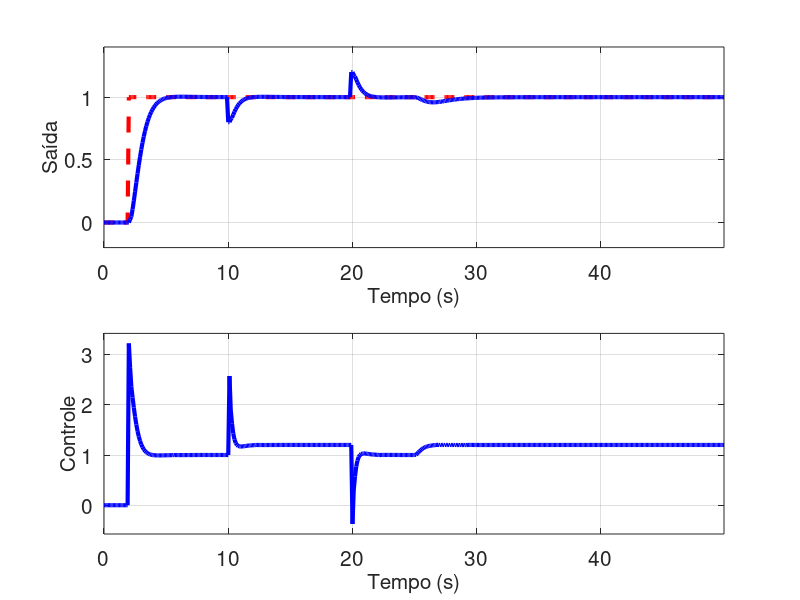
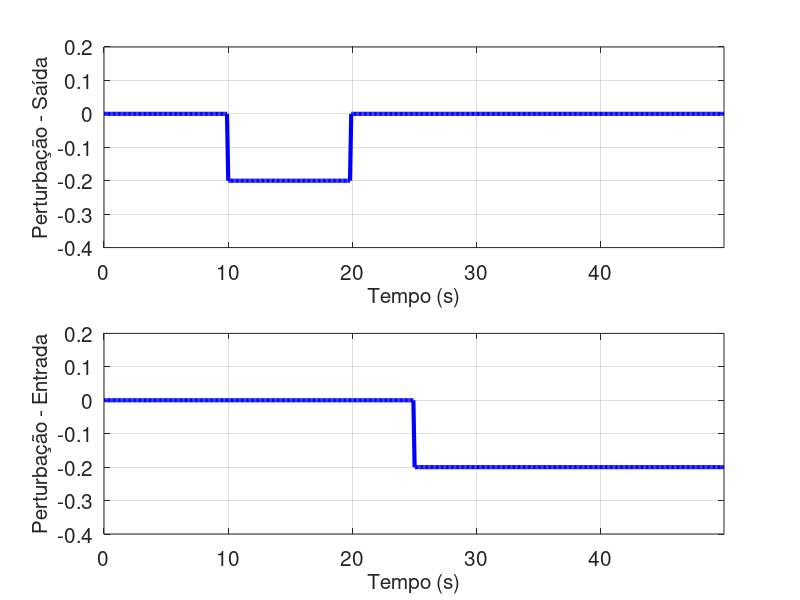

MATLAB code for these plots, in order:
clc
clear all
close all

%% Define caso (0 - nominal, 1 -caso incerto)
flag=0;

% Variável complexa s (função de transferência)
s=tf([1 0],1);

%% Sistema simulado
P=1/((s+1)*(0.5*s+1)*(0.25*s+1)*(0.125*s+1));
L=0.1; % atraso

%% Modelo nominal para fins de projeto
Pn=1/((1.15*s+1)*(0.8*s+1));
Ln=0; % atraso

P=Pn;

%% Tempo total de simulação 
tsim=50; % Tempo de simulação

%% Tempo de alteração da
tset=2;  % Instante de alteração da referência

%% Define tipo de perturbação (0 - degrau, 1-rampa, 2 senoide)

tipo_u=0;   % tipo de perturbação da entrada
tipo_y=0;   % tipo de perturbação da saída

tpu=25;     % Intante inicial da perturbação da entrada
du=inf;      % Intervalo de duração da perturbação da entrada
Apu=-0.2;   % Amplitude da perturbação da entrada

tpy=10;     % Intante inicial da perturbação da saída
dy=10;       % Duração da perturbação da saída
Apy=-0.2;    % Amplitude da perturbação da entrada

omega_u=2;  % Frequêcia da perturação da entrada (apenas para tipo 2)
omega_y=2;  % Frequêcia da perturação da saída   (apenas para o tipo 2)

%% Controlador 
kc=(1/0.3)^2;
C=kc*(1.15*s+1)*(0.8*s+1)/(s*(s+2/0.3));

%% Filtro de referência
F=(0.3*s+1)^2/(0.5*s+1)^2;

%% Define passo de integração e passo de armazenamonto 
h=0.001; % passo de integração
dT=0.1;  % passo de 

%%  Define passo automaticamete (0 - automatico, 1 - especificado)
flag_passo=1;

%%----------------- finaliza definição de parâmetros ------------------------

% Tolerância (ajuste de passo)
tol=1e-3;

if flag_passo==0;
 
  polo_real=max(real(pole(feedback(C*P))));
  dT=abs(polo_real)/20;
  h=dT/100;

end

if flag==0
  P=Pn;
  L=Ln;
end

% Representação em espaço de estados (acelera a simulação)
ssP=ss(P); Ap=ssP.a; Bp=ssP.b; Cp=ssP.c; Dp=ssP.d;
ssPn=ss(Pn); Apn=ssPn.a; Bpn=ssPn.b; Cpn=ssPn.c; Dpn=ssPn.d;
ssF=ss(F); Af=ssF.a; Bf=ssF.b; Cf=ssF.c; Df=ssF.d;
ssC=ss(C); Ac=ssC.a; Bc=ssC.b; Cc=ssC.c; Dc=ssC.d;


% Arredonda o passo de integração tal que dT seja múltiplo de h
m=ceil(dT/h);
h=dT/m;

% Atraso de tempo discretro
Ld=round(L/h);
U_atraso=zeros(1,Ld+1);
display('Atraso múltiplo do passo - atraso considerado:')
display(Ld*h)

% Calcula número de passos de simulação
kfinal=ceil(tsim/dT);

% Estabelece condições iniciais dos elementos dinâmicos
xf0=zeros(size(Af,1),1);
xc0=zeros(size(Ac,1),1);
xp0=zeros(size(Ap,1),1);

% Simula sistema de controle
 
for k=1:kfinal
  
   t(k)=(k-1)*dT;  % marca o tempo  

   % Estabelece as condições iniciais (apenas no primeiro passo)
   
   if k==1
    
    xp=xp0;   % condição inicial do processo
    xf=xf0;   % condição inicial do filtro
    xc=xc0;   % condição inicial do controlador     
    y=Cp*xp0;  % condição inicial da saída  (assumindo Dp=0)  
    
 
   end
 

 % Define mudança de referência
  if k<tset/dT+1
    r(k)=0;
  else
    r(k)=1; 
  end
 
  

 % Define perturbação na entrada do processo
  if k<=tpu/dT-1   
      qu=0;
  elseif k>tpu/dT&& k<= (tpu+du)/dT -1
      
         if  tipo_u==0           
                  qu=Apu;
         elseif tipo_u==1
                  qu=qu+Apu*dT;
         else
                  qu=sin(omega_u*k*dT);
         end
  else
         if tipo_u~=1 
             qu=0;
          end 
            
  end
    
    
 % Define perturbação na saída do processo
  if k<=tpy/dT-1   
      qy=0;
  elseif k>tpy/dT&& k<= (tpy+dy)/dT -1
      
         if  tipo_y==0           
                  qy=Apy;
         elseif tipo_y==1
                  qy=qy+Apy*dT;
         else
                  qy=sin(omega_y*k*dT);
         end
  else  
         
          if tipo_y~=1 
             qy=0;
          end 
  end    
  
  % Implementa ajuste de passo
  
  if k==1
      
      mbackup=m;
      hbackup=h;
      
  elseif k>2
      
      if abs(Y(k-1)-Y(k-2))<tol          
          m=2;
          h=dT/2;          
      else
         m=mbackup;
         h=hbackup;
     end
     
 end
  
  
  
   for l=1:m
        
      
     %Calcula referência filtrada
    
     %[rf,xf]=sim_euler(Af,Bf,Cf,Df,xf,h,r(k));      
     
     xf=h*Af*xf+xf+h*Bf*r(k);
     rf=Cf*xf+Df*r(k);
     
     erro=rf-y; % erro com relação a referência filtrada
     
     %Calcula sinal de controle
     
    % [u,xc]=sim_euler(Ac,Bc,Cc,Dc,xc,h,erro);
     xc=h*Ac*xc+xc+h*Bc*erro;
     u=Cc*xc+Dc*erro;
    
     
       
   % [y_aux,xp]=sim_euler(Ap,Bp,Cp,Dp,xp,h,uatraso+qu);   
     xp=h*Ap*xp+xp+h*Bp*(u+qu);
     y_aux=Cp*xp+Dp*(u+qu);
     y=y_aux+qy;
     
     % Armazena valores calculados
     if l==1
       
       Xp(:,k)=xp;   
       Xf(:,k)=xf;  
       Xc(:,k)=xc;   
    
       U(k)=u;
       Y(k)=y;
       Qy(k)=qy;
       Qu(k)=qu;
    
    end
       
       
   end
   
    
   
end


nfont=15;   % define tamanho da fonte de texto
nlinha=3;   % define espessura da linha

figure(1)

subplot(2,1,1)
plot(t,r,'--r','linewidth',nlinha)
hold on
plot(t,Y,'b','linewidth',nlinha)
grid on
axis([0 t(end) min(Y)-0.2  max(Y)+0.2])
set(gca,'fontsize',nfont)

% Define as entradas de texto e ajusta o tamanho da fonte
hx=xlabel('Tempo (s)');
hy=ylabel('Saída');
%hl=legend('r(t)', 'y(t)');
%set(hl,'fontsize',nfont)
%set(hl,'location','southeast')
set(hx,'fontsize',nfont)
set(hy,'fontsize',nfont)

subplot(2,1,2)
plot(t,U,'b','linewidth',nlinha)
grid on
axis([0 t(end) min(U)-0.2 max(U)+0.2])
set(gca,'fontsize',nfont)

% Define as entradas de texto e ajusta o tamanho da fonte
hx=xlabel('Tempo (s)');
hy=ylabel('Controle');
set(hx,'fontsize',nfont)
set(hy,'fontsize',nfont)


figure(2)

subplot(2,1,1)
plot(t,Qy,'b','linewidth',nlinha)
grid on
axis([0 t(end) min(Qy)-0.2  max(Qy)+0.2])
set(gca,'fontsize',nfont)

% Define as entradas de texto e ajusta o tamanho da fonte
hx=xlabel('Tempo (s)');
hy=ylabel('Perturbação - Saída');
set(hx,'fontsize',nfont)
set(hy,'fontsize',nfont)

subplot(2,1,2)
plot(t,Qu,'b','linewidth',nlinha)
grid on
axis([0 t(end) min(Qu)-0.2 max(Qu)+0.2])
set(gca,'fontsize',nfont)

% Define as entradas de texto e ajusta o tamanho da fonte
hx=xlabel('Tempo (s)');
hy=ylabel('Perturbação - Entrada');
set(hx,'fontsize',nfont)
set(hy,'fontsize',nfont)

